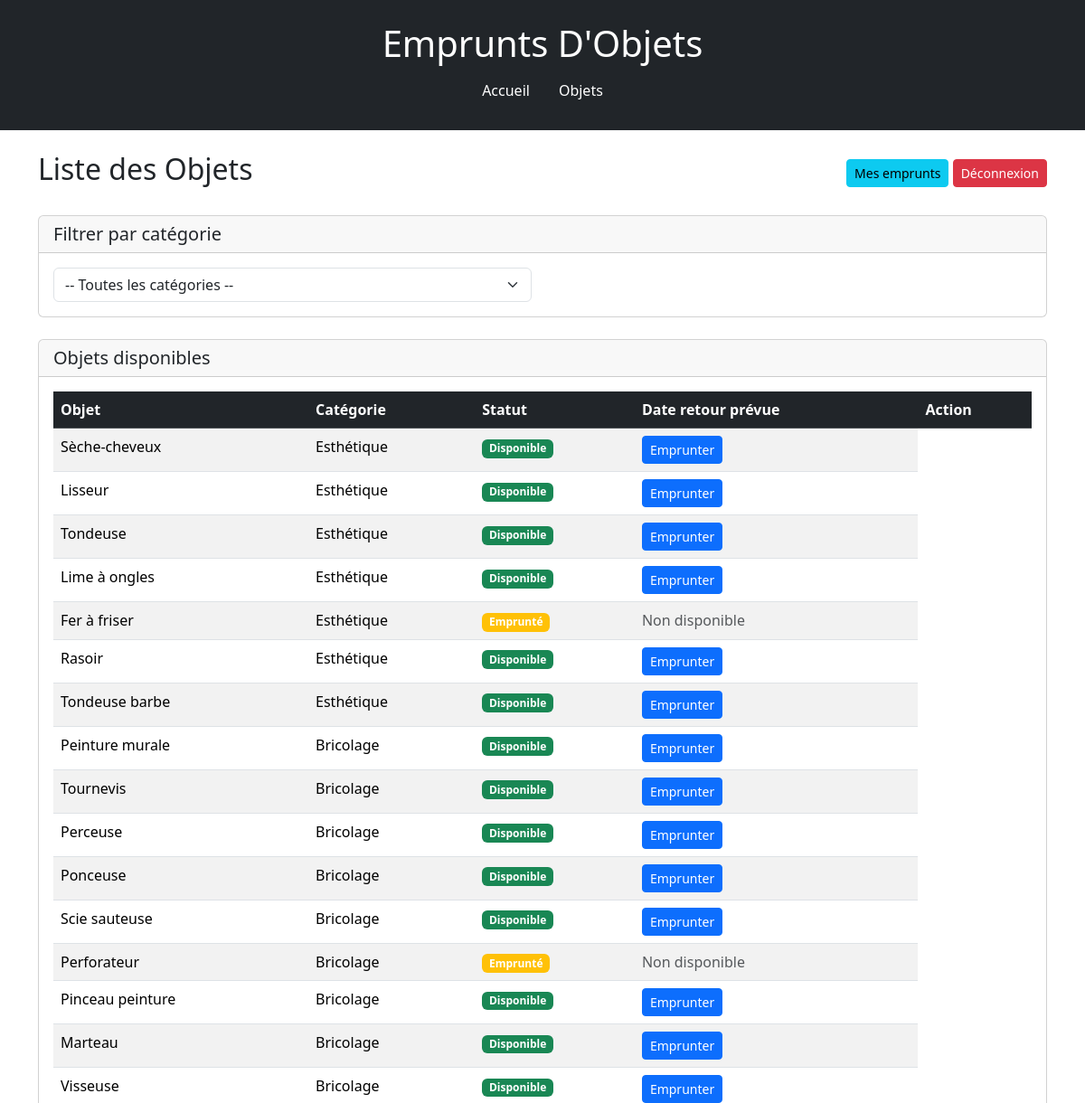
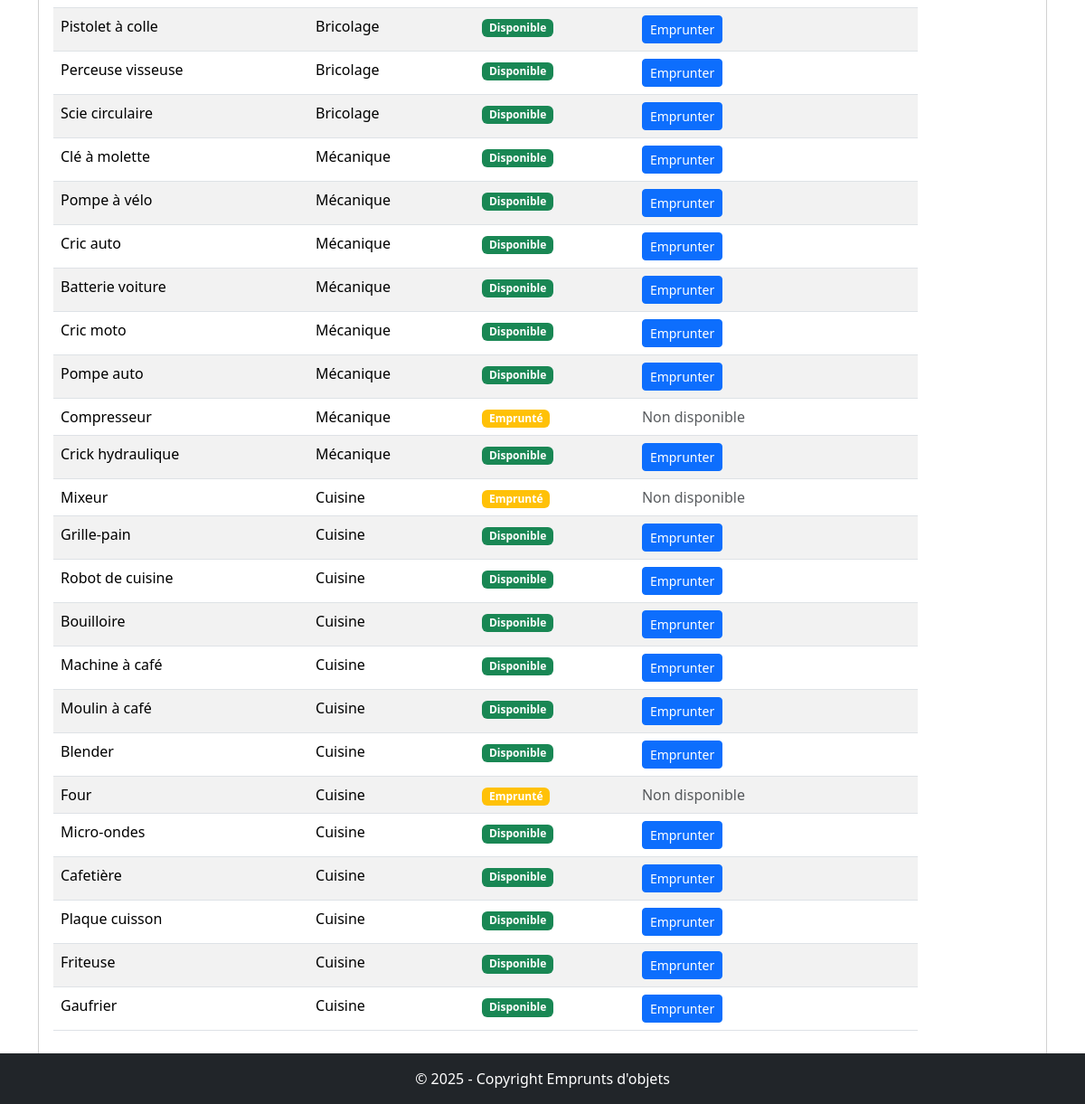
Page /pages/objets.php on the committed database (2 pictures, top to bottom).
### tables this page shows
CREATE TABLE objet (
    id_objet INT AUTO_INCREMENT PRIMARY KEY,
    nom_objet VARCHAR(100),
    id_categorie INT,
    id_membre INT,
    FOREIGN KEY (id_categorie) REFERENCES categorie_objet(id_categorie),
    FOREIGN KEY (id_membre) REFERENCES membre(id_membre)
);

CREATE TABLE categorie_objet (
    id_categorie INT AUTO_INCREMENT PRIMARY KEY,
    nom_categorie VARCHAR(50)
);

### pages/objets.php (the view, shortened to what this page needs)
<?php
require('../inc/functions.php');
$categorie = isset($_GET['cat']) ? intval($_GET['cat']) : null;
$objets = getObjets($categorie);
myheader();
?>
<div class="d-flex justify-content-between align-items-center mb-4">
    <h2>Liste des Objets</h2>
    <div>
        <a href="mes_emprunts.php" class="btn btn-info btn-sm">Mes emprunts</a>
        <a href="../logout.php" class="btn btn-danger btn-sm">Déconnexion</a>
    </div>
</div>
<div class="card mb-4">
    <div class="card-header">
        <h5 class="mb-0">Filtrer par catégorie</h5>
    </div>
    <div class="card-body">
        <form method="get">
            <div class="row">
                <div class="col-md-6">
                    <select name="cat" class="form-select" onchange="this.form.submit()">
                        <option value="">-- Toutes les catégories --</option>
                    </select>
                </div>
                <div class="col-md-6">
                </div>
            </div>
        </form>
    </div>
</div>
<div class="card">
    <div class="card-header">
        <h5 class="mb-0">Objets disponibles</h5>
    </div>
    <div class="card-body">
        <?php if ($objets->num_rows == 0): ?>
            <div class="alert alert-info">
                Aucun objet trouvé dans cette catégorie.
            </div>
        <?php else: ?>
            <div class="table-responsive">
                <table class="table table-striped table-hover">
                    <thead class="table-dark">
                        <tr>
                            <th>Objet</th>
                            <th>Catégorie</th>
                            <th>Statut</th>
                            <th>Date retour prévue</th>
                            <th>Action</th>
                        </tr>
                    </thead>
                    <tbody>
                        <?php while ($obj = $objets->fetch_assoc()) { ?>
                            <tr>
                                <td><?= sanitizeInput($obj['nom_objet']) ?></td>
                                <td><?= sanitizeInput($obj['nom_categorie']) ?></td>
                                <td>
                                    <?php if ($obj['statut_emprunt'] === 'Emprunt en cours'): ?>
                                        <span class="badge bg-warning">Emprunté</span>
                                    <?php else: ?>
                                        <span class="badge bg-success">Disponible</span>
                                    <?php endif; ?>
                                </td>
                                <td>
                                    <?php if ($obj['statut_emprunt'] !== 'Emprunt en cours'): ?>
                                        <form method="post" style="display:inline;">
                                            <button type="submit" name="emprunter" class="btn btn-primary btn-sm"
                                                onclick="return confirm('Voulez-vous emprunter cet objet ?')">
                                                Emprunter
                                            </button>
                                        </form>
                                    <?php else: ?>
                                        <span class="text-muted">Non disponible</span>
                                    <?php endif; ?>
                                </td>
                            </tr>
                        <?php } ?>
                    </tbody>
                </table>
            </div>
        <?php endif; ?>
    </div>
</div>
<?php
myfooter();
?>

### inc/functions.php (shortened to what this page needs)
<?php
function myheader()
{
    echo <<<HTML
<!DOCTYPE html>
<html lang="fr">
<head>
    <meta charset="UTF-8">
    <title>site</title>
    <meta name="viewport" content="width=device-width, initial-scale=1.0">
    <link href="../assets/css/bootstrap.min.css" rel="stylesheet">
</head>
<body>
    <header class="bg-dark text-white text-center py-4 mb-4">
        <h1>Emprunts D'Objets</h1>
        <nav class="nav justify-content-center">
            <a class="nav-link text-white" href="../pages/inscription.php">Accueil</a>
            <a class="nav-link text-white" href="../pages/objets.php">Objets</a>
        </nav>
    </header>
    <main class="container mb-5">
HTML;
}
function myfooter()
{
    echo <<<HTML
    </main>
    <footer class="bg-dark text-white text-center py-3 fixed-bottom">
        &copy; 2025 - Copyright Emprunts d'objets
    </footer>
    <script src="../assets/js/bootstrap.bundle.min.js"></script>
</body>
</html>
HTML;
}
function getObjets($categorie = null)
{
    $conn = dbConnect();
    $sql = "SELECT o.*, c.nom_categorie,
                   CASE
                       WHEN e.id_emprunt IS NOT NULL AND e.date_retour IS NULL
                       THEN 'Emprunt en cours'
                       ELSE 'Disponible'
                   END as statut_emprunt
            FROM objet o
            JOIN categorie_objet c ON o.id_categorie = c.id_categorie
            LEFT JOIN emprunt e ON o.id_objet = e.id_objet
               AND e.date_retour IS NULL
            ";
    if ($categorie) {
        $sql .= " WHERE o.id_categorie = ?";
        $stmt = $conn->prepare($sql);
        $stmt->bind_param("i", $categorie);
        $stmt->execute();
        return $stmt->get_result();
    } else {
        return $conn->query($sql);
    }
}
function sanitizeInput($input)
{
    return htmlspecialchars(trim($input), ENT_QUOTES, 'UTF-8');
}

### rows in the picture
objet: nom_objet "Sèche-cheveux", id_categorie.nom_categorie "Esthétique", shows "Disponible"
objet: nom_objet "Lisseur", id_categorie.nom_categorie "Esthétique", shows "Disponible"
objet: nom_objet "Tondeuse", id_categorie.nom_categorie "Esthétique", shows "Disponible"
objet: nom_objet "Lime à ongles", id_categorie.nom_categorie "Esthétique", shows "Disponible"
objet: nom_objet "Fer à friser", id_categorie.nom_categorie "Esthétique", shows "Emprunté", shows "Non disponible"
objet: nom_objet "Rasoir", id_categorie.nom_categorie "Esthétique", shows "Disponible"
objet: nom_objet "Tondeuse barbe", id_categorie.nom_categorie "Esthétique", shows "Disponible"
objet: nom_objet "Peinture murale", id_categorie.nom_categorie "Bricolage", shows "Disponible"
objet: nom_objet "Tournevis", id_categorie.nom_categorie "Bricolage", shows "Disponible"
objet: nom_objet "Perceuse", id_categorie.nom_categorie "Bricolage", shows "Disponible"
objet: nom_objet "Ponceuse", id_categorie.nom_categorie "Bricolage", shows "Disponible"
objet: nom_objet "Scie sauteuse", id_categorie.nom_categorie "Bricolage", shows "Disponible"
objet: nom_objet "Perforateur", id_categorie.nom_categorie "Bricolage", shows "Emprunté", shows "Non disponible"
objet: nom_objet "Pinceau peinture", id_categorie.nom_categorie "Bricolage", shows "Disponible"
objet: nom_objet "Marteau", id_categorie.nom_categorie "Bricolage", shows "Disponible"
objet: nom_objet "Visseuse", id_categorie.nom_categorie "Bricolage", shows "Disponible"
objet: nom_objet "Pistolet à colle", id_categorie.nom_categorie "Bricolage", shows "Disponible"
objet: nom_objet "Perceuse visseuse", id_categorie.nom_categorie "Bricolage", shows "Disponible"
objet: nom_objet "Scie circulaire", id_categorie.nom_categorie "Bricolage", shows "Disponible"
objet: nom_objet "Clé à molette", id_categorie.nom_categorie "Mécanique", shows "Disponible"
objet: nom_objet "Pompe à vélo", id_categorie.nom_categorie "Mécanique", shows "Disponible"
objet: nom_objet "Cric auto", id_categorie.nom_categorie "Mécanique", shows "Disponible"
objet: nom_objet "Batterie voiture", id_categorie.nom_categorie "Mécanique", shows "Disponible"
objet: nom_objet "Cric moto", id_categorie.nom_categorie "Mécanique", shows "Disponible"
objet: nom_objet "Pompe auto", id_categorie.nom_categorie "Mécanique", shows "Disponible"
objet: nom_objet "Compresseur", id_categorie.nom_categorie "Mécanique", shows "Emprunté", shows "Non disponible"
objet: nom_objet "Crick hydraulique", id_categorie.nom_categorie "Mécanique", shows "Disponible"
objet: nom_objet "Mixeur", id_categorie.nom_categorie "Cuisine", shows "Emprunté", shows "Non disponible"
objet: nom_objet "Grille-pain", id_categorie.nom_categorie "Cuisine", shows "Disponible"
objet: nom_objet "Robot de cuisine", id_categorie.nom_categorie "Cuisine", shows "Disponible"
objet: nom_objet "Bouilloire", id_categorie.nom_categorie "Cuisine", shows "Disponible"
objet: nom_objet "Machine à café", id_categorie.nom_categorie "Cuisine", shows "Disponible"
objet: nom_objet "Moulin à café", id_categorie.nom_categorie "Cuisine", shows "Disponible"
objet: nom_objet "Blender", id_categorie.nom_categorie "Cuisine", shows "Disponible"
objet: nom_objet "Four", id_categorie.nom_categorie "Cuisine", shows "Emprunté", shows "Non disponible"
objet: nom_objet "Micro-ondes", id_categorie.nom_categorie "Cuisine", shows "Disponible"
objet: nom_objet "Cafetière", id_categorie.nom_categorie "Cuisine", shows "Disponible"
objet: nom_objet "Plaque cuisson", id_categorie.nom_categorie "Cuisine", shows "Disponible"
objet: nom_objet "Friteuse", id_categorie.nom_categorie "Cuisine", shows "Disponible"
objet: nom_objet "Gaufrier", id_categorie.nom_categorie "Cuisine", shows "Disponible"
